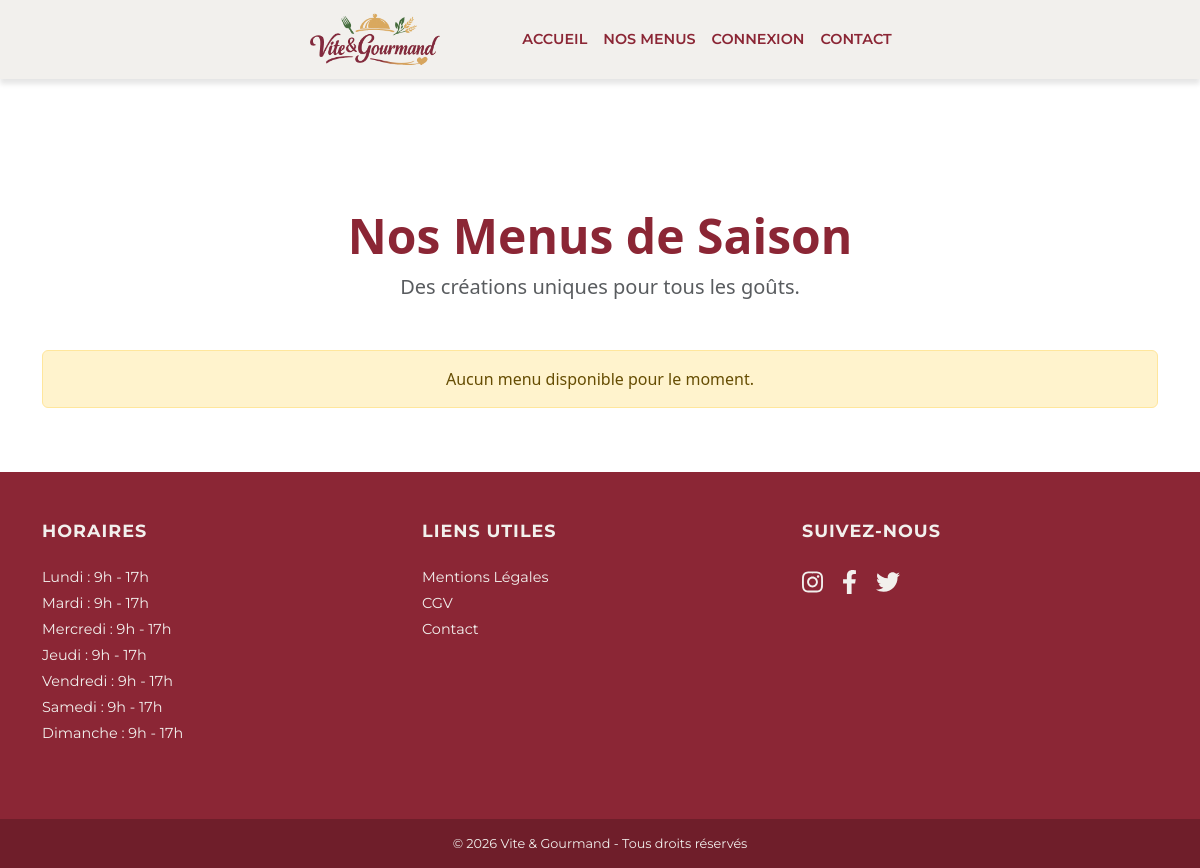
The app's page /index.php?page=menus, older data.
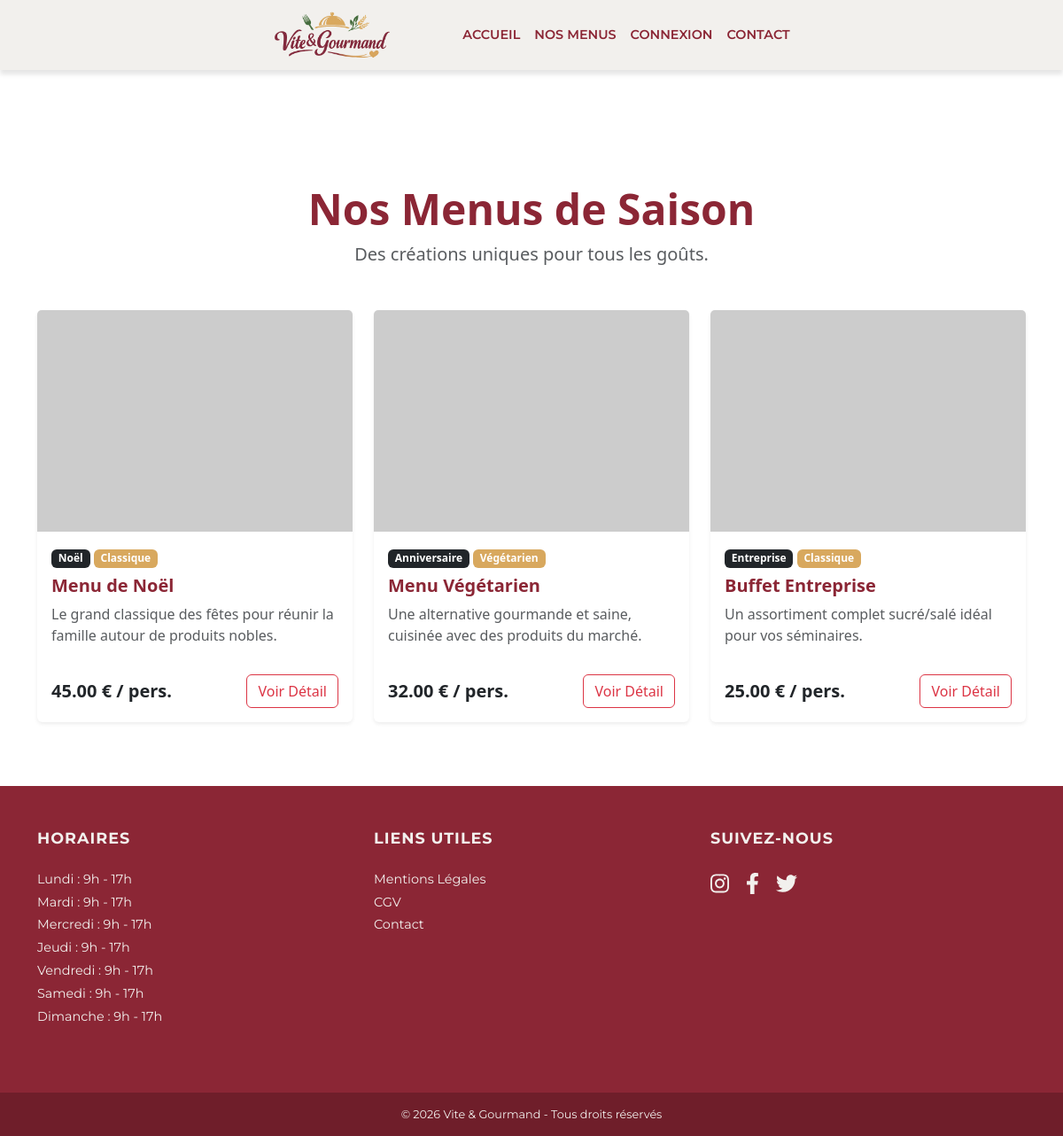
The same page, newer data.
### tables this page shows
CREATE TABLE menu (
    menu_id INT AUTO_INCREMENT PRIMARY KEY,
    titre VARCHAR(100) NOT NULL,
    description TEXT NOT NULL,
    prix_par_personne DECIMAL(10, 2) NOT NULL,
    nombre_personne_min INT NOT NULL DEFAULT 1,
    quantite_restante INT NOT NULL DEFAULT 0,
    image_principale VARCHAR(255),
    theme_id INT,
    regime_id INT,
    FOREIGN KEY (theme_id) REFERENCES theme(theme_id) ON DELETE SET NULL,
    FOREIGN KEY (regime_id) REFERENCES regime(regime_id) ON DELETE SET NULL
);

CREATE TABLE theme (
    theme_id INT AUTO_INCREMENT PRIMARY KEY,
    libelle VARCHAR(50) NOT NULL
);

CREATE TABLE regime (
    regime_id INT AUTO_INCREMENT PRIMARY KEY,
    libelle VARCHAR(50) NOT NULL
);

### models/menu.php (called while the page is built, shortened)
<?php
class Menu {
    public static function getAll() {
        global $pdo;
        $sql = "SELECT menu.*,
                       theme.libelle AS theme_nom,
                       regime.libelle AS regime_nom
                FROM menu
                LEFT JOIN theme ON menu.theme_id = theme.theme_id
                LEFT JOIN regime ON menu.regime_id = regime.regime_id
                ORDER BY menu.menu_id ASC";
        $stmt = $pdo->prepare($sql);
        $stmt->execute();
        return $stmt->fetchAll();
    }
}
?>

### views/menus/index.php (the view)
<?php require_once 'Views/partials/header.php'; ?>
<div class="container py-5">
    <div class="text-center mb-5">
        <h1 class="display-5 fw-bold" style="color: #8B2635;">Nos Menus de Saison</h1>
        <p class="lead text-muted">Des créations uniques pour tous les goûts.</p>
    </div>
    <div class="row">
        <?php if (empty($menus)): ?>
            <div class="col-12 text-center">
                <div class="alert alert-warning">Aucun menu disponible pour le moment.</div>
            </div>
        <?php else: ?>
            <?php foreach ($menus as $menu): ?>
                <div class="col-md-4 mb-4">
                    <div class="card h-100 shadow-sm border-0">
                        <?php
                            $imgName = $menu['image_principale'];
                            $imgPath = "assets/images/menus/" . $imgName;
                            if(empty($imgName) || !file_exists($imgPath)) {
                                $imgPath = "https://via.placeholder.com/400x250?text=Menu";
                            }
                        ?>
                        <img src="<?php echo $imgPath; ?>" class="card-img-top" alt="<?php echo htmlspecialchars($menu['titre']); ?>" style="height: 250px; object-fit: cover;">
                        <div class="card-body d-flex flex-column">
                            <div class="mb-2">
                                <span class="badge bg-dark"><?php echo htmlspecialchars($menu['theme_nom']); ?></span>
                                <span class="badge" style="background-color: #D8A85E; color: #fff;">
                                    <?php echo htmlspecialchars($menu['regime_nom']); ?>
                                </span>
                            </div>
                            <h5 class="card-title fw-bold" style="color: #8B2635;"><?php echo htmlspecialchars($menu['titre']); ?></h5>
                            <p class="card-text text-muted flex-grow-1">
                                <?php echo htmlspecialchars($menu['description']); ?>
                            </p>
                            <div class="d-flex justify-content-between align-items-center mt-3">
                                <span class="fw-bold fs-5"><?php echo number_format($menu['prix_par_personne'], 2); ?> € / pers.</span>
                                <a href="index.php?page=menu&id=<?php echo $menu['menu_id']; ?>" class="btn btn-outline-danger">
                                    Voir Détail
                                </a>
                            </div>
                        </div>
                    </div>
                </div>
            <?php endforeach; ?>
        <?php endif; ?>
    </div>
</div>
<?php require_once 'Views/partials/footer.php'; ?>

### index.php (shortened to what this page needs)
<?php
require_once 'config/db.php';
$page = $_GET['page'] ?? 'home';
switch($page) {
    case 'menus':
        require_once 'models/menu.php';
        $menus = Menu::getAll();
        require_once 'views/menus/index.php';
        break;
}
?>

### views/partials/header.php (shortened to what this page needs)
<!DOCTYPE html>
<html lang="fr">
<head>
    <link href="https://cdn.jsdelivr.net/npm/bootstrap@5.3.0/dist/css/bootstrap.min.css" rel="stylesheet">
    <link rel="stylesheet" href="assets/css/header.css">
</head>
<body>
<?php
$bgClass = (isset($isHomepage) && $isHomepage === true) ? 'navbar-transparent' : 'navbar-solid';
?>
<nav class="navbar navbar-expand-lg navbar-custom <?php echo $bgClass; ?>">
  <div class="container justify-content-between justify-content-lg-center">
    <a class="navbar-brand" href="index.php?page=home">
        <img src="assets/images/icons/logo.png" alt="Logo Vite et Gourmand">
    </a>
    <div class="collapse navbar-collapse flex-grow-0" id="navbarNav">
      <ul class="navbar-nav align-items-center ms-lg-5">
        <li class="nav-item">
          <a class="nav-link" href="index.php?page=home">Accueil</a>
        </li>
        <li class="nav-item">
          <a class="nav-link" href="index.php?page=menus">Nos Menus</a>
        </li>
        <?php if (isset($_SESSION['user'])): ?>
            <li class="nav-item">
                <a class="nav-link" href="index.php?page=profil">Mon Compte</a>
            </li>
            <li class="nav-item">
                <a class="nav-link" href="index.php?page=logout">Déconnexion</a>
            </li>
        <?php else: ?>
            <li class="nav-item">
                <a class="nav-link" href="index.php?page=login">Connexion</a>
            </li>
        <?php endif; ?>
        <li class="nav-item">
          <a class="nav-link" href="index.php?page=contact">Contact</a>
        </li>
      </ul>
    </div>
  </div>
</nav>
<div class="main-content" style="<?php echo (isset($isHomepage) && $isHomepage) ? '' : 'padding-top: 80px;'; ?>">

### views/partials/footer.php (shortened to what this page needs)
<link rel="stylesheet" href="assets/css/footer.css">
</div>
<footer class="footer-custom">
  <div class="container">
    <div class="row text-center text-md-start">
      <div class="col-md-4 mb-4">
        <h5>Horaires</h5>
        <ul class="list-unstyled">
          <li>Lundi : 9h - 17h</li>
          <li>Mardi : 9h - 17h</li>
          <li>Mercredi : 9h - 17h</li>
          <li>Jeudi : 9h - 17h</li>
          <li>Vendredi : 9h - 17h</li>
          <li>Samedi : 9h - 17h</li>
          <li>Dimanche : 9h - 17h</li>
        </ul>
      </div>
      <div class="col-md-4 mb-4">
        <h5>Liens Utiles</h5>
        <ul class="list-unstyled">
          <li><a href="index.php?page=mentions">Mentions Légales</a></li>
          <li><a href="index.php?page=cgv">CGV</a></li> <li><a href="index.php?page=contact">Contact</a></li>
        </ul>
      </div>
      <div class="col-md-4 mb-4">
        <h5>Suivez-nous</h5>
        <div class="mt-3">
            <a href="#" class="social-icon"><i class="fab fa-instagram"></i></a>
            <a href="#" class="social-icon"><i class="fab fa-facebook-f"></i></a>
            <a href="#" class="social-icon"><i class="fab fa-twitter"></i></a>
        </div>
      </div>
    </div>
  </div>
  <div class="text-center footer-copyright">
    © 2026 Vite & Gourmand - Tous droits réservés
  </div>
</footer>
</body>
</html>

### assets/css/header.css (style rules this page uses)
.navbar-custom { font-family: 'Montserrat', sans-serif; transition: background-color 0.3s ease; }
.navbar-solid { background-color: #F2F0ED !important; box-shadow: 0 5px 5px rgba(0,0,0,0.1); }
.navbar-custom .nav-link { color: #8B2635 !important; font-weight: 600; text-transform: uppercase; font-size: 0.9rem; padding: 8px 15px; transition: color 0.3s ease; }
.navbar-brand img { max-height: 500px; width: 150px; }

### assets/css/footer.css (style rules this page uses)
.footer-custom { background-color: #8B2635 !important; color: #F2F0ED !important; font-family: 'Montserrat', sans-serif; padding-top: 3rem; margin-top: auto; }
.footer-custom h5 { font-weight: 700; text-transform: uppercase; margin-bottom: 1.5rem; font-size: 1.1rem; letter-spacing: 1px; }
.footer-custom ul li, .footer-custom p { font-size: 0.9rem; line-height: 1.8; }
.footer-custom a { color: #F2F0ED !important; text-decoration: none; transition: all 0.3s ease; }
.social-icon { font-size: 1.5rem; margin-right: 15px; display: inline-block; }
.footer-copyright { background-color: rgba(0, 0, 0, 0.2); padding: 15px 0; font-size: 0.8rem; margin-top: 2rem; }

Row changes from the older to the newer data that the page shows:
added menu: theme.libelle "Noël", regime.libelle "Classique", titre "Menu de Noël", description "Le grand classique des fêtes pour réunir la famille autour de produits nobles.", prix_par_personne "45.00"
added menu: theme.libelle "Anniversaire", regime.libelle "Végétarien", titre "Menu Végétarien", description "Une alternative gourmande et saine, cuisinée avec des produits du marché.", prix_par_personne "32.00"
added menu: theme.libelle "Entreprise", regime.libelle "Classique", titre "Buffet Entreprise", description "Un assortiment complet sucré/salé idéal pour vos séminaires.", prix_par_personne "25.00"
Text that changed along with them:
text no longer shown: "Aucun menu disponible pour le moment."
